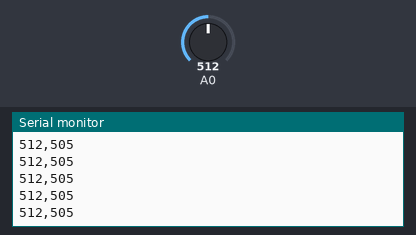
Bench run of a sketch on a simulated Arduino Uno, built with avr-gcc and run on an emulated ATmega328P. On the bench: the last lines printed to the serial monitor. Inputs (shaded band) come from the test bench; at power-on: A0 = 512.

Above: at 1.2 s.
1.3 s: A0 set to 996
At 2.0 s:
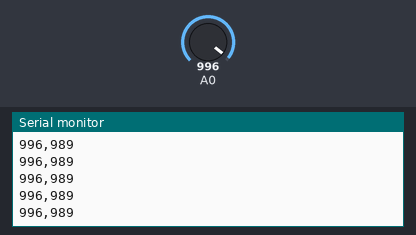
2.8 s: A0 set to 1021
At 3.4 s:
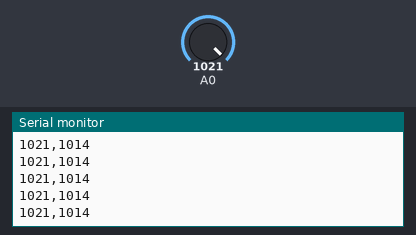
Timing chart, 0 to 5.8 s (numbered marks = the images above; inputs shaded):
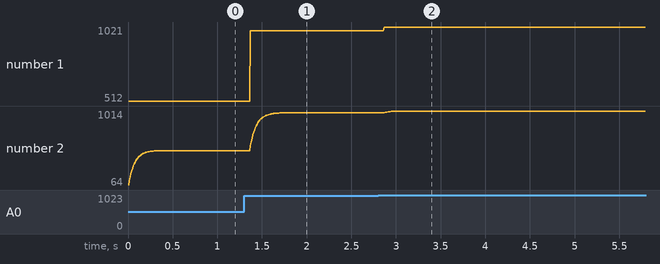

The sketch:

Multiplierless_EMA_example.ino
```cpp
#include "ema_filter.h"
int output ;

simple_EMA_bitshift Filter(3 ,analogRead(A0)) ; // constructor must take the value for M and the seed value
// in this case M= 3
void setup() {
  // initialize serial communication with computer:
  Serial.begin(9600);


}

void loop() {

  // filtering
  output = Filter.filter(analogRead(A0));


  delay(5) ; // 5 ms sampling interval or 200 samples per second sampling frequency

  // being in this case M=3, alpha is 1/(2^(M))= 1/8 and thus the cutoff frequency is, being the sampling frequency 200 sps, 4.26 Hz.

  // print the result to Arduino IDE Serial Plotter:
  Serial.print(analogRead(A0));
  Serial.print(",");
  Serial.println(output);
}
```

ema_filter.cpp
```cpp
#include "ema_filter.h"

// constructor
simple_EMA_bitshift::simple_EMA_bitshift( int Mvalue, int init_val) {

M= Mvalue; // assign value for M
output=init_val; // seed initially


}


int simple_EMA_bitshift::filter(int CurrentInput){

 input=CurrentInput;
 output+= (input-output) >> M;
 return output;
}

//optional seed function
void simple_EMA_bitshift::seed(int init_val){

  output=init_val;
}
```

ema_filter.h
```cpp
class simple_EMA_bitshift{
public:
// input output filter block

int input;
int output;
int M; // alpha = 1/(2^M) M defines alpha

simple_EMA_bitshift( int Mvalue, int init_value) ;
int filter(int CurrentInput);
void seed( int init_val);

};
```

Measured:
- after the input at 1.3 s, the serial monitor: prints a new line after 0.07 s (image 1)
- after the input at 2.8 s, the serial monitor: prints a new line after 0.07 s (image 2)
- plotted number 1: 512 → 996 after the input at 1.3 s, 996 → 1021 after the input at 2.8 s
- plotted number 2: 505 → 989 after the input at 1.3 s, 989 → 1014 after the input at 2.8 s
